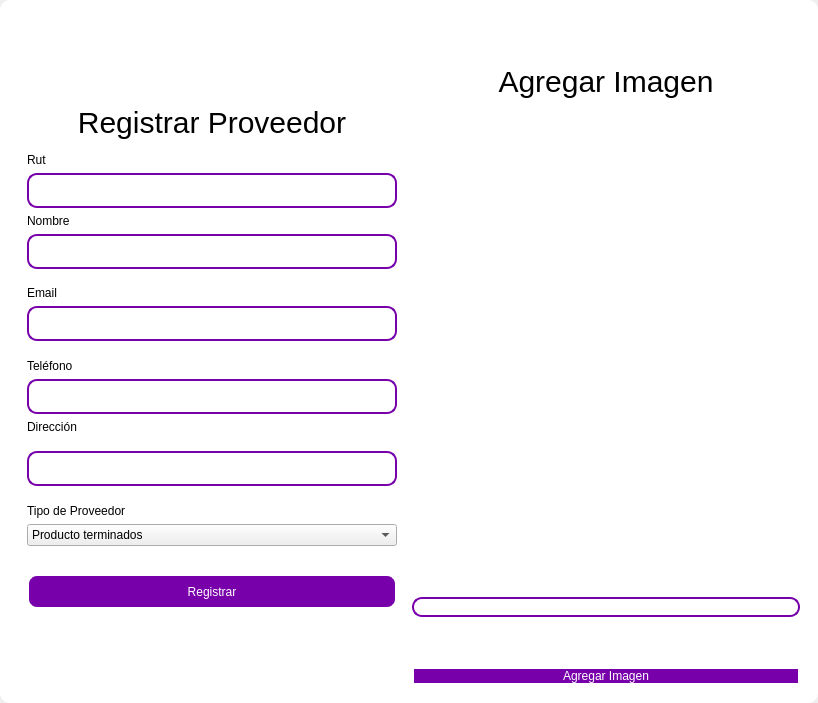
<?xml version="1.0" encoding="UTF-8"?>
<ui version="4.0">
 <class>MainWindow</class>
 <widget class="QMainWindow" name="MainWindow">
  <property name="geometry">
   <rect>
    <x>0</x>
    <y>0</y>
    <width>818</width>
    <height>703</height>
   </rect>
  </property>
  <property name="windowTitle">
   <string>MainWindow</string>
  </property>
  <property name="styleSheet">
   <string notr="true"/>
  </property>
  <widget class="QWidget" name="centralwidget">
   <property name="styleSheet">
    <string notr="true"/>
   </property>
   <layout class="QVBoxLayout" name="verticalLayout">
    <property name="spacing">
     <number>0</number>
    </property>
    <property name="leftMargin">
     <number>0</number>
    </property>
    <property name="topMargin">
     <number>0</number>
    </property>
    <property name="rightMargin">
     <number>0</number>
    </property>
    <property name="bottomMargin">
     <number>0</number>
    </property>
    <item>
     <widget class="QFrame" name="frame">
      <property name="enabled">
       <bool>true</bool>
      </property>
      <property name="styleSheet">
       <string notr="true">QFrame {
	border-radius:10px;
	
	background-color: rgb(255, 255, 255);
 }
</string>
      </property>
      <property name="frameShape">
       <enum>QFrame::StyledPanel</enum>
      </property>
      <property name="frameShadow">
       <enum>QFrame::Raised</enum>
      </property>
      <layout class="QVBoxLayout" name="verticalLayout_2">
       <item>
        <widget class="QFrame" name="frame_superior">
         <property name="minimumSize">
          <size>
           <width>0</width>
           <height>40</height>
          </size>
         </property>
         <property name="maximumSize">
          <size>
           <width>16777215</width>
           <height>40</height>
          </size>
         </property>
         <property name="styleSheet">
          <string notr="true">QPushButton{
border-radius:18px;
}

QPushButton:hover{
	background-color: rgb(0, 0, 0);
}
</string>
         </property>
         <property name="frameShape">
          <enum>QFrame::StyledPanel</enum>
         </property>
         <property name="frameShadow">
          <enum>QFrame::Raised</enum>
         </property>
         <layout class="QHBoxLayout" name="horizontalLayout_3">
          <property name="spacing">
           <number>4</number>
          </property>
          <property name="leftMargin">
           <number>0</number>
          </property>
          <property name="topMargin">
           <number>0</number>
          </property>
          <property name="rightMargin">
           <number>0</number>
          </property>
          <property name="bottomMargin">
           <number>0</number>
          </property>
          <item>
           <widget class="QPushButton" name="btn_icon">
            <property name="text">
             <string/>
            </property>
            <property name="iconSize">
             <size>
              <width>40</width>
              <height>40</height>
             </size>
            </property>
           </widget>
          </item>
          <item>
           <spacer name="horizontalSpacer_2">
            <property name="orientation">
             <enum>Qt::Horizontal</enum>
            </property>
            <property name="sizeHint" stdset="0">
             <size>
              <width>443</width>
              <height>20</height>
             </size>
            </property>
           </spacer>
          </item>
          <item>
           <widget class="QPushButton" name="bt_minimizar">
            <property name="minimumSize">
             <size>
              <width>38</width>
              <height>38</height>
             </size>
            </property>
            <property name="maximumSize">
             <size>
              <width>38</width>
              <height>38</height>
             </size>
            </property>
            <property name="cursor">
             <cursorShape>PointingHandCursor</cursorShape>
            </property>
            <property name="text">
             <string/>
            </property>
            <property name="icon">
             <iconset>
              <normaloff>image/minus.svg</normaloff>image/minus.svg</iconset>
            </property>
            <property name="iconSize">
             <size>
              <width>38</width>
              <height>38</height>
             </size>
            </property>
           </widget>
          </item>
          <item>
           <widget class="QPushButton" name="bt_maximizar">
            <property name="minimumSize">
             <size>
              <width>38</width>
              <height>38</height>
             </size>
            </property>
            <property name="maximumSize">
             <size>
              <width>38</width>
              <height>38</height>
             </size>
            </property>
            <property name="cursor">
             <cursorShape>PointingHandCursor</cursorShape>
            </property>
            <property name="text">
             <string/>
            </property>
            <property name="icon">
             <iconset>
              <normaloff>image/chevron-up.svg</normaloff>image/chevron-up.svg</iconset>
            </property>
            <property name="iconSize">
             <size>
              <width>38</width>
              <height>38</height>
             </size>
            </property>
           </widget>
          </item>
          <item>
           <widget class="QPushButton" name="bt_restaurar">
            <property name="minimumSize">
             <size>
              <width>38</width>
              <height>38</height>
             </size>
            </property>
            <property name="maximumSize">
             <size>
              <width>38</width>
              <height>38</height>
             </size>
            </property>
            <property name="cursor">
             <cursorShape>PointingHandCursor</cursorShape>
            </property>
            <property name="text">
             <string/>
            </property>
            <property name="icon">
             <iconset>
              <normaloff>image/chevron-down.svg</normaloff>image/chevron-down.svg</iconset>
            </property>
            <property name="iconSize">
             <size>
              <width>38</width>
              <height>38</height>
             </size>
            </property>
           </widget>
          </item>
          <item>
           <widget class="QPushButton" name="bt_cerrar">
            <property name="minimumSize">
             <size>
              <width>38</width>
              <height>38</height>
             </size>
            </property>
            <property name="maximumSize">
             <size>
              <width>38</width>
              <height>38</height>
             </size>
            </property>
            <property name="cursor">
             <cursorShape>PointingHandCursor</cursorShape>
            </property>
            <property name="text">
             <string/>
            </property>
            <property name="icon">
             <iconset>
              <normaloff>image/x.svg</normaloff>image/x.svg</iconset>
            </property>
            <property name="iconSize">
             <size>
              <width>38</width>
              <height>38</height>
             </size>
            </property>
           </widget>
          </item>
         </layout>
        </widget>
       </item>
       <item>
        <widget class="QFrame" name="frame_3">
         <property name="styleSheet">
          <string notr="true">QLabel {
	color: rgb(255, 255, 254);
	font: 12pt &quot;Arial&quot;;
	background-color: rgba(0, 0, 0,0);
}

QTextEdit{
background-color: rgba(0, 0, 0,0);
border-radius:10px; 
font: 12pt &quot;Arial&quot;;
color: rgb(255, 255, 254);
border: 2px solid  rgb(255, 255, 255);

}

QTextEdit:hover{
background-color: rgba(0, 0, 0,0);
border-radius:10px; 
font: 12pt &quot;Arial&quot;;
border: 2px solid  rgb(120, 0, 171);
}

QTextEdit:focus{
background-color: rgb(0, 0, 0);
border-radius:10px; 
font: 12pt &quot;Arial&quot;;
border: 2px solid rgb(120, 0, 171);
}

QLineEdit{
background-color: rgba(0, 0, 0,0);
border-radius:10px; 
font: 12pt &quot;Arial&quot;;
color: rgb(255, 255, 254);
border: 2px solid  rgb(255, 255, 255);

}

QLineEdit:hover{
background-color: rgba(0, 0, 0,0);
border-radius:10px; 
font: 12pt &quot;Arial&quot;;
border: 2px solid  rgb(120, 0, 171);
}

QLineEdit:focus{
background-color: rgb(0, 0, 0);
border-radius:10px; 
font: 12pt &quot;Arial&quot;;
border: 2px solid rgb(120, 0, 171);
}

QCheckBox{
	font: 12pt &quot;Arial&quot;;
	color: rgb(255, 255, 255);
}

QCheckBox::indicator {
    width: 18px;
    height:18px;
}

QCheckBox::indicator:unchecked {
   background-image: url(image/square.svg);
}

QCheckBox::indicator:checked {
   background-image: url(image/check-square.svg);
}

QPushButton{
border-radius:10px; 
font: 12pt &quot;Arial&quot;;
color: rgb(255, 255, 254);
border: 2px solid #ffffff;
}

QPushButton:hover{
border-radius:10px; 
font: 12pt &quot;Arial&quot;;
color: rgb(255, 255, 255);
border: 2px solid rgb(120, 0, 171);
	background-color: rgb(120, 0, 171);
}
</string>
         </property>
         <property name="frameShape">
          <enum>QFrame::StyledPanel</enum>
         </property>
         <property name="frameShadow">
          <enum>QFrame::Raised</enum>
         </property>
         <layout class="QHBoxLayout" name="horizontalLayout_4">
          <item>
           <layout class="QVBoxLayout" name="verticalLayout_4">
            <item>
             <spacer name="verticalSpacer">
              <property name="orientation">
               <enum>Qt::Vertical</enum>
              </property>
              <property name="sizeHint" stdset="0">
               <size>
                <width>28</width>
                <height>28</height>
               </size>
              </property>
             </spacer>
            </item>
            <item>
             <widget class="QFrame" name="frame_4">
              <property name="maximumSize">
               <size>
                <width>400</width>
                <height>600</height>
               </size>
              </property>
              <property name="styleSheet">
               <string notr="true">QLabel {
color: rgb(0, 0, 0);
	font: 12pt &quot;Arial&quot;;
	background-color: rgba(0, 0, 0,0);
}

QTextEdit{
background-color: rgba(0, 0, 0,0);
border-radius:10px; 
font: 12pt &quot;Arial&quot;;
color: rgb(0, 0, 0);
border: 2px solid  rgb(120, 0, 171);

}

QTextEdit:hover{
background-color: rgba(0, 0, 0,0);
border-radius:10px; 
font: 12pt &quot;Arial&quot;;
border: 2px solid  rgb(120, 0, 171);
	color: rgb(255, 255, 255);
}

QTextEdit:focus{
background-color: rgb(0, 0, 0);
border-radius:10px; 
font: 12pt &quot;Arial&quot;;
border: 2px solid rgb(120, 0, 171);
	
}

QLineEdit{
background-color: rgba(0, 0, 0,0);
border-radius:10px; 
font: 12pt &quot;Arial&quot;;
	color: rgb(0, 0, 0);
border: 2px solid  rgb(120, 0, 171);
}

QLineEdit:hover{
background-color: rgba(0, 0, 0,0);
border-radius:10px; 
font: 12pt &quot;Arial&quot;;
border: 2px solid  rgb(120, 0, 171);
}

QLineEdit:focus{
background-color: rgb(0, 0, 0);
border-radius:10px; 
font: 12pt &quot;Arial&quot;;
border: 2px solid rgb(120, 0, 171);
color: rgb(255, 255, 255);
}

QCheckBox{
	font: 12pt &quot;Arial&quot;;
	color: rgb(255, 255, 255);
}

QCheckBox::indicator {
    width: 18px;
    height:18px;
}

QCheckBox::indicator:unchecked {
   background-image: url(image/square.svg);
}

QCheckBox::indicator:checked {
   background-image: url(image/check-square.svg);
}

QPushButton{
border-radius:10px; 
font: 12pt &quot;Arial&quot;;
color: rgb(255, 255, 254);
border: 2px solid #ffffff;
background-color: rgb(120, 0, 171);
}

QPushButton:hover{
border-radius:10px; 
font: 12pt &quot;Arial&quot;;
color: rgb(255, 255, 255);
border: 2px solid rgb(120, 0, 171);
	background-color: rgb(120, 0, 171);
}
</string>
              </property>
              <property name="frameShape">
               <enum>QFrame::StyledPanel</enum>
              </property>
              <property name="frameShadow">
               <enum>QFrame::Raised</enum>
              </property>
              <layout class="QVBoxLayout" name="verticalLayout_3">
               <item>
                <spacer name="verticalSpacer_3">
                 <property name="orientation">
                  <enum>Qt::Vertical</enum>
                 </property>
                 <property name="sizeHint" stdset="0">
                  <size>
                   <width>20</width>
                   <height>40</height>
                  </size>
                 </property>
                </spacer>
               </item>
               <item>
                <widget class="QLabel" name="label_3">
                 <property name="minimumSize">
                  <size>
                   <width>100</width>
                   <height>50</height>
                  </size>
                 </property>
                 <property name="styleSheet">
                  <string notr="true">font-size: 30px</string>
                 </property>
                 <property name="text">
                  <string>Registrar Proveedor</string>
                 </property>
                 <property name="alignment">
                  <set>Qt::AlignCenter</set>
                 </property>
                </widget>
               </item>
               <item>
                <widget class="QLabel" name="label_6">
                 <property name="text">
                  <string>Rut</string>
                 </property>
                </widget>
               </item>
               <item>
                <widget class="QLineEdit" name="ruttxt">
                 <property name="minimumSize">
                  <size>
                   <width>0</width>
                   <height>35</height>
                  </size>
                 </property>
                </widget>
               </item>
               <item>
                <widget class="QLabel" name="label_4">
                 <property name="text">
                  <string>Nombre</string>
                 </property>
                </widget>
               </item>
               <item>
                <widget class="QLineEdit" name="nametxt">
                 <property name="minimumSize">
                  <size>
                   <width>0</width>
                   <height>35</height>
                  </size>
                 </property>
                 <property name="text">
                  <string/>
                 </property>
                </widget>
               </item>
               <item>
                <spacer name="verticalSpacer_4">
                 <property name="orientation">
                  <enum>Qt::Vertical</enum>
                 </property>
                 <property name="sizeHint" stdset="0">
                  <size>
                   <width>20</width>
                   <height>40</height>
                  </size>
                 </property>
                </spacer>
               </item>
               <item>
                <widget class="QLabel" name="label_5">
                 <property name="text">
                  <string>Email</string>
                 </property>
                </widget>
               </item>
               <item>
                <widget class="QLineEdit" name="emailtxt">
                 <property name="minimumSize">
                  <size>
                   <width>0</width>
                   <height>35</height>
                  </size>
                 </property>
                 <property name="maximumSize">
                  <size>
                   <width>16777215</width>
                   <height>16777215</height>
                  </size>
                 </property>
                 <property name="echoMode">
                  <enum>QLineEdit::Normal</enum>
                 </property>
                </widget>
               </item>
               <item>
                <spacer name="verticalSpacer_5">
                 <property name="orientation">
                  <enum>Qt::Vertical</enum>
                 </property>
                 <property name="sizeHint" stdset="0">
                  <size>
                   <width>20</width>
                   <height>40</height>
                  </size>
                 </property>
                </spacer>
               </item>
               <item>
                <widget class="QLabel" name="label">
                 <property name="text">
                  <string>Teléfono</string>
                 </property>
                </widget>
               </item>
               <item>
                <widget class="QLineEdit" name="phonetxt">
                 <property name="minimumSize">
                  <size>
                   <width>0</width>
                   <height>35</height>
                  </size>
                 </property>
                </widget>
               </item>
               <item>
                <widget class="QLabel" name="label_2">
                 <property name="text">
                  <string>Dirección</string>
                 </property>
                </widget>
               </item>
               <item>
                <spacer name="verticalSpacer_6">
                 <property name="orientation">
                  <enum>Qt::Vertical</enum>
                 </property>
                 <property name="sizeHint" stdset="0">
                  <size>
                   <width>20</width>
                   <height>40</height>
                  </size>
                 </property>
                </spacer>
               </item>
               <item>
                <widget class="QLineEdit" name="addresstxt">
                 <property name="minimumSize">
                  <size>
                   <width>0</width>
                   <height>35</height>
                  </size>
                 </property>
                </widget>
               </item>
               <item>
                <spacer name="verticalSpacer_10">
                 <property name="orientation">
                  <enum>Qt::Vertical</enum>
                 </property>
                 <property name="sizeHint" stdset="0">
                  <size>
                   <width>20</width>
                   <height>40</height>
                  </size>
                 </property>
                </spacer>
               </item>
               <item>
                <widget class="QLabel" name="label_7">
                 <property name="text">
                  <string>Tipo de Proveedor</string>
                 </property>
                </widget>
               </item>
               <item>
                <widget class="QComboBox" name="typecombobox">
                 <item>
                  <property name="text">
                   <string>Producto terminados</string>
                  </property>
                 </item>
                 <item>
                  <property name="text">
                   <string>Materias primas</string>
                  </property>
                 </item>
                 <item>
                  <property name="text">
                   <string>Servicios</string>
                  </property>
                 </item>
                 <item>
                  <property name="text">
                   <string>Equipo o Maquinaria</string>
                  </property>
                 </item>
                 <item>
                  <property name="text">
                   <string>Transporte y lógisitica</string>
                  </property>
                 </item>
                 <item>
                  <property name="text">
                   <string>Insumos generales</string>
                  </property>
                 </item>
                </widget>
               </item>
               <item>
                <spacer name="verticalSpacer_9">
                 <property name="orientation">
                  <enum>Qt::Vertical</enum>
                 </property>
                 <property name="sizeHint" stdset="0">
                  <size>
                   <width>20</width>
                   <height>50</height>
                  </size>
                 </property>
                </spacer>
               </item>
               <item>
                <widget class="QPushButton" name="btn_add">
                 <property name="minimumSize">
                  <size>
                   <width>0</width>
                   <height>35</height>
                  </size>
                 </property>
                 <property name="cursor">
                  <cursorShape>PointingHandCursor</cursorShape>
                 </property>
                 <property name="text">
                  <string>Registrar</string>
                 </property>
                </widget>
               </item>
               <item>
                <spacer name="verticalSpacer_7">
                 <property name="orientation">
                  <enum>Qt::Vertical</enum>
                 </property>
                 <property name="sizeHint" stdset="0">
                  <size>
                   <width>20</width>
                   <height>40</height>
                  </size>
                 </property>
                </spacer>
               </item>
               <item>
                <layout class="QHBoxLayout" name="horizontalLayout_2"/>
               </item>
               <item>
                <spacer name="verticalSpacer_8">
                 <property name="orientation">
                  <enum>Qt::Vertical</enum>
                 </property>
                 <property name="sizeHint" stdset="0">
                  <size>
                   <width>20</width>
                   <height>40</height>
                  </size>
                 </property>
                </spacer>
               </item>
               <item>
                <layout class="QHBoxLayout" name="horizontalLayout">
                 <item>
                  <spacer name="horizontalSpacer">
                   <property name="orientation">
                    <enum>Qt::Horizontal</enum>
                   </property>
                   <property name="sizeHint" stdset="0">
                    <size>
                     <width>40</width>
                     <height>20</height>
                    </size>
                   </property>
                  </spacer>
                 </item>
                </layout>
               </item>
              </layout>
             </widget>
            </item>
            <item>
             <spacer name="verticalSpacer_2">
              <property name="orientation">
               <enum>Qt::Vertical</enum>
              </property>
              <property name="sizeHint" stdset="0">
               <size>
                <width>20</width>
                <height>40</height>
               </size>
              </property>
             </spacer>
            </item>
           </layout>
          </item>
          <item>
           <layout class="QVBoxLayout" name="verticalLayout_5">
            <property name="spacing">
             <number>50</number>
            </property>
            <property name="leftMargin">
             <number>0</number>
            </property>
            <property name="rightMargin">
             <number>0</number>
            </property>
            <item>
             <widget class="QLabel" name="label_8">
              <property name="maximumSize">
               <size>
                <width>16777215</width>
                <height>100</height>
               </size>
              </property>
              <property name="styleSheet">
               <string notr="true">font-size: 30px;
color: rgb(0, 0, 0);</string>
              </property>
              <property name="text">
               <string>Agregar Imagen</string>
              </property>
              <property name="alignment">
               <set>Qt::AlignCenter</set>
              </property>
             </widget>
            </item>
            <item>
             <layout class="QHBoxLayout" name="horizontalLayout_5">
              <item>
               <spacer name="verticalSpacer_12">
                <property name="orientation">
                 <enum>Qt::Vertical</enum>
                </property>
                <property name="sizeHint" stdset="0">
                 <size>
                  <width>20</width>
                  <height>40</height>
                 </size>
                </property>
               </spacer>
              </item>
              <item>
               <widget class="QLabel" name="image_label">
                <property name="maximumSize">
                 <size>
                  <width>100</width>
                  <height>100</height>
                 </size>
                </property>
                <property name="text">
                 <string/>
                </property>
               </widget>
              </item>
              <item>
               <spacer name="verticalSpacer_11">
                <property name="orientation">
                 <enum>Qt::Vertical</enum>
                </property>
                <property name="sizeHint" stdset="0">
                 <size>
                  <width>20</width>
                  <height>40</height>
                 </size>
                </property>
               </spacer>
              </item>
             </layout>
            </item>
            <item>
             <widget class="QLineEdit" name="imagetxt">
              <property name="enabled">
               <bool>false</bool>
              </property>
              <property name="styleSheet">
               <string notr="true">QLabel {
color: rgb(0, 0, 0);
	font: 12pt &quot;Arial&quot;;
	background-color: rgba(0, 0, 0,0);
}

QTextEdit{
background-color: rgba(0, 0, 0,0);
border-radius:10px; 
font: 12pt &quot;Arial&quot;;
color: rgb(0, 0, 0);
border: 2px solid  rgb(120, 0, 171);

}

QTextEdit:hover{
background-color: rgba(0, 0, 0,0);
border-radius:10px; 
font: 12pt &quot;Arial&quot;;
border: 2px solid  rgb(120, 0, 171);
	color: rgb(255, 255, 255);
}

QTextEdit:focus{
background-color: rgb(0, 0, 0);
border-radius:10px; 
font: 12pt &quot;Arial&quot;;
border: 2px solid rgb(120, 0, 171);
	
}

QLineEdit{
background-color: rgba(0, 0, 0,0);
border-radius:10px; 
font: 12pt &quot;Arial&quot;;
	color: rgb(0, 0, 0);
border: 2px solid  rgb(120, 0, 171);
}

QLineEdit:hover{
background-color: rgba(0, 0, 0,0);
border-radius:10px; 
font: 12pt &quot;Arial&quot;;
border: 2px solid  rgb(120, 0, 171);
}

QLineEdit:focus{
background-color: rgb(0, 0, 0);
border-radius:10px; 
font: 12pt &quot;Arial&quot;;
border: 2px solid rgb(120, 0, 171);
color: rgb(255, 255, 255);
}

QCheckBox{
	font: 12pt &quot;Arial&quot;;
	color: rgb(255, 255, 255);
}

QCheckBox::indicator {
    width: 18px;
    height:18px;
}

QCheckBox::indicator:unchecked {
   background-image: url(image/square.svg);
}

QCheckBox::indicator:checked {
   background-image: url(image/check-square.svg);
}

QPushButton{
border-radius:10px; 
font: 12pt &quot;Arial&quot;;
color: rgb(255, 255, 254);
border: 2px solid #ffffff;
background-color: rgb(120, 0, 171);
}

QPushButton:hover{
border-radius:10px; 
font: 12pt &quot;Arial&quot;;
color: rgb(255, 255, 255);
border: 2px solid rgb(120, 0, 171);
	background-color: rgb(120, 0, 171);
}
</string>
              </property>
             </widget>
            </item>
            <item>
             <widget class="QPushButton" name="btn_add_image">
              <property name="cursor">
               <cursorShape>PointingHandCursor</cursorShape>
              </property>
              <property name="styleSheet">
               <string notr="true">QLabel {
color: rgb(0, 0, 0);
	font: 12pt &quot;Arial&quot;;
	background-color: rgba(0, 0, 0,0);
}

QTextEdit{
background-color: rgba(0, 0, 0,0);
border-radius:10px; 
font: 12pt &quot;Arial&quot;;
color: rgb(0, 0, 0);
border: 2px solid  rgb(120, 0, 171);

}

QTextEdit:hover{
background-color: rgba(0, 0, 0,0);
border-radius:10px; 
font: 12pt &quot;Arial&quot;;
border: 2px solid  rgb(120, 0, 171);
	color: rgb(255, 255, 255);
}

QTextEdit:focus{
background-color: rgb(0, 0, 0);
border-radius:10px; 
font: 12pt &quot;Arial&quot;;
border: 2px solid rgb(120, 0, 171);
	
}

QLineEdit{
background-color: rgba(0, 0, 0,0);
border-radius:10px; 
font: 12pt &quot;Arial&quot;;
	color: rgb(0, 0, 0);
border: 2px solid  rgb(120, 0, 171);
}

QLineEdit:hover{
background-color: rgba(0, 0, 0,0);
border-radius:10px; 
font: 12pt &quot;Arial&quot;;
border: 2px solid  rgb(120, 0, 171);
}

QLineEdit:focus{
background-color: rgb(0, 0, 0);
border-radius:10px; 
font: 12pt &quot;Arial&quot;;
border: 2px solid rgb(120, 0, 171);
color: rgb(255, 255, 255);
}

QCheckBox{
	font: 12pt &quot;Arial&quot;;
	color: rgb(255, 255, 255);
}

QCheckBox::indicator {
    width: 18px;
    height:18px;
}

QCheckBox::indicator:unchecked {
   background-image: url(image/square.svg);
}

QCheckBox::indicator:checked {
   background-image: url(image/check-square.svg);
}

QPushButton{
border-radius:10px; 
font: 12pt &quot;Arial&quot;;
color: rgb(255, 255, 254);
border: 2px solid #ffffff;
background-color: rgb(120, 0, 171);
}

QPushButton:hover{
border-radius:10px; 
font: 12pt &quot;Arial&quot;;
color: rgb(255, 255, 255);
border: 2px solid rgb(120, 0, 171);
	background-color: rgb(120, 0, 171);
}
</string>
              </property>
              <property name="text">
               <string>Agregar Imagen</string>
              </property>
             </widget>
            </item>
           </layout>
          </item>
         </layout>
        </widget>
       </item>
      </layout>
     </widget>
    </item>
   </layout>
  </widget>
 </widget>
 <resources/>
 <connections/>
</ui>
